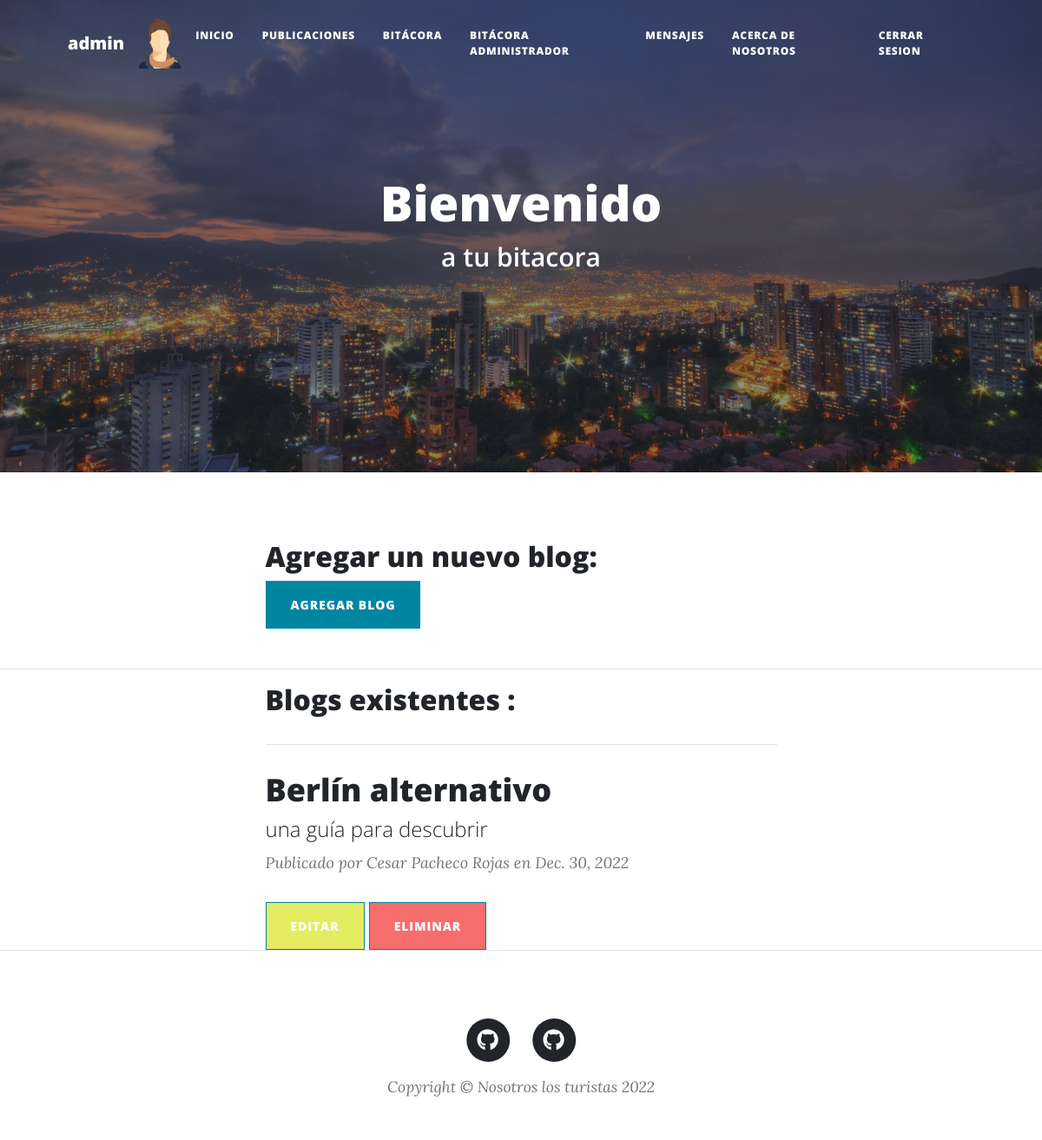
The page /bitacora (signed in) on the database its author committed.
### blog/models.py (models this page shows, shortened)
class Post(models.Model):
    titulo = models.CharField(max_length=255)
    subtitulo = models.CharField(max_length=255)
    cuerpo = RichTextUploadingField() # CKEditor Rich Text Field
    imagen = models.ImageField(upload_to='media', blank=True)
    autor = models.CharField(max_length=255)
    fecha = models.DateField()

### blog/views.py (the view)
# urls.py: path("bitacora", bitacora, name= "bitacora"),
@ login_required
def bitacora(request):
    user_name = request.user.get_full_name()
    blogs = Post.objects.filter(autor = user_name).order_by("-id") # Consulta por id, de mayor a menor (ORDER BY id DESC en SQL)
    return render(request, "bitacora.html", {"blogs": blogs, "avatar": obtenerAvatar(request)})

### usuarios/views.py (called while the page is built)
def obtenerAvatar(request):
    if request.user.is_authenticated:
        lista = Perfil.objects.filter(user=request.user)
        if len(lista)!=0:
            imagen = lista[0].avatar.url
        else:
            imagen = ""
    else:
        imagen = ""
    return imagen

### blog/templates/bitacora.html (shortened to what this page needs)
{% extends "padre.html" %}
{% load static %}
{% block encabezado %}
    <header class="masthead" style="background-image: url('../static/assets/img/medellin.jpg')">
        <div class="container position-relative px-4 px-lg-5">
            <div class="row gx-4 gx-lg-5 justify-content-center">
                <div class="col-md-10 col-lg-8 col-xl-7">
                    <div class="post-heading">
                        <h1 style="color: white; text-align: center;">Bienvenido</h1>
                        <h2 class="subheading" style="color: white; text-align: center;">a tu bitacora</h2>
                    </div>
                </div>
            </div>
        </div>
    </header>
{% endblock %}
{% block contenido %}
<br>
<div class="container px-4 px-lg-5">
    <div class="row gx-4 gx-lg-5 justify-content-center">
        <div class="col-md-10 col-lg-8 col-xl-7">
            <h2>Agregar un nuevo blog: </h2>
            <a class="btn btn-primary text-uppercase" href="{% url 'add_post' %}">Agregar blog</a>
        </div>
    </div>
</div>
<br>
<hr>
<div class="container px-4 px-lg-5">
    <div class="row gx-4 gx-lg-5 justify-content-center">
        <div class="col-md-10 col-lg-8 col-xl-7">
            <h2>Blogs existentes :</h2>
        </div>
    </div>
</div>
    {% if blogs %}
        <div class="container px-4 px-lg-5">
            <div class="row gx-4 gx-lg-5 justify-content-center">
                <div class="col-md-10 col-lg-8 col-xl-7">
                    {% for blog in blogs %}
                        <hr class="my-4" />
                        <div class="post-preview">
                            <a href="{% url 'post' blog.id %}">
                                <h2 class="post-title">{{ blog.titulo }}</h2>
                                <h4 class="post-subtitle">{{ blog.subtitulo }}</h3>
                            </a>
                            <p class="post-meta">
                                Publicado por {{ blog.autor }}
                                en {{ blog.fecha}}
                            </p>
                            <div>
                                <a class="btn btn-primary text-uppercase" style="background-color: rgb(229, 236, 98)" href="{% url 'edit_post' blog.id %}">Editar</a> <a class="btn btn-primary text-uppercase" style="background-color:rgb(245, 109, 109)" href="{% url 'delete' blog.id %}">Eliminar</a>
                            </div>
                        </div>
                    {% endfor %}
                </div>
            </div>
        </div>
    {% endif %}
{% endblock %}
{% block avatar %}
<img src= "{{ avatar }}" width="50">
{% endblock %}

### blog/templates/padre.html (shortened to what this page needs)
<!DOCTYPE html>
<html lang="en">
    <head>
        {% load static %}
        <link href="{% static 'css/styles.css' %}" rel="stylesheet" />
    </head>
    <body>
        <nav class="navbar navbar-expand-lg navbar-light" id="mainNav">
            <div class="container px-4 px-lg-5">
                <a class="navbar-brand" href="{% url 'user_profile' %}">{{ user.get_username }} </a>
                {% block avatar %}
                {% endblock %}
                    {% if user.is_authenticated %}
                <div class="collapse navbar-collapse" id="navbarResponsive">
                    <ul class="navbar-nav ms-auto py-4 py-lg-0">
                        <li class="nav-item"><a class="nav-link px-lg-3 py-3 py-lg-4" href="{% url 'inicio' %}">Inicio</a></li>
                        <li class="nav-item"><a class="nav-link px-lg-3 py-3 py-lg-4" href="{% url 'all_posts' %}">Publicaciones</a></li>
                        <li class="nav-item"><a class="nav-link px-lg-3 py-3 py-lg-4" href="{% url 'bitacora' %}">Bitácora</a></li>
                        {% if user.is_superuser %}
                        <li class="nav-item"><a class="nav-link px-lg-3 py-3 py-lg-4" href="{% url 'bitacora_admin' %}">Bitácora administrador</a></li>
                        {% endif %}
                        <li class="nav-item"><a class="nav-link px-lg-3 py-3 py-lg-4" href="{% url 'mensajeUsuarios' %}">Mensajes</a></li>
                        <li class="nav-item"><a class="nav-link px-lg-3 py-3 py-lg-4" href="{% url 'about_me' %}">Acerca de nosotros</a></li>
                        <li class="nav-item"><a class="nav-link px-lg-3 py-3 py-lg-4" href="{% url 'logout' %}">Cerrar sesion</a></li>
                    </ul>
                    {% endif %}
            </div>
        </nav>
        {% block encabezado %}
        {% endblock  %}
        {% block contenido %}
        {% endblock  %}
        <footer class="border-top">
            <div class="container px-4 px-lg-5">
                <div class="row gx-4 gx-lg-5 justify-content-center">
                    <div class="col-md-10 col-lg-8 col-xl-7">
                        <br>
                        <ul class="list-inline text-center">
                            <li class="list-inline-item">
                                <a href="https://github.com/DanielColoradoL">
                                    <span class="fa-stack fa-lg">
                                        <i class="fas fa-circle fa-stack-2x"></i>
                                        <i class="fab fa-github fa-stack-1x fa-inverse"></i>
                                    </span>
                                </a>
                            </li>
                            <li class="list-inline-item">
                                <a href="https://github.com/Cesarsol117">
                                    <span class="fa-stack fa-lg">
                                        <i class="fas fa-circle fa-stack-2x"></i>
                                        <i class="fab fa-github fa-stack-1x fa-inverse"></i>
                                    </span>
                                </a>
                            </li>
                        </ul>
                        <div class="small text-center text-muted fst-italic">Copyright &copy; Nosotros los turistas 2022</div>
                    </div>
                </div>
            </div>
        </footer>
    </body>
</html>

### rows shown on the page
Post: titulo "Berlín alternativo", subtitulo "una guía para descubrir", autor "Cesar Pacheco Rojas", fecha "Dec. 30, 2022"

### other values the page prints
{{ user.get_username }} "admin"
